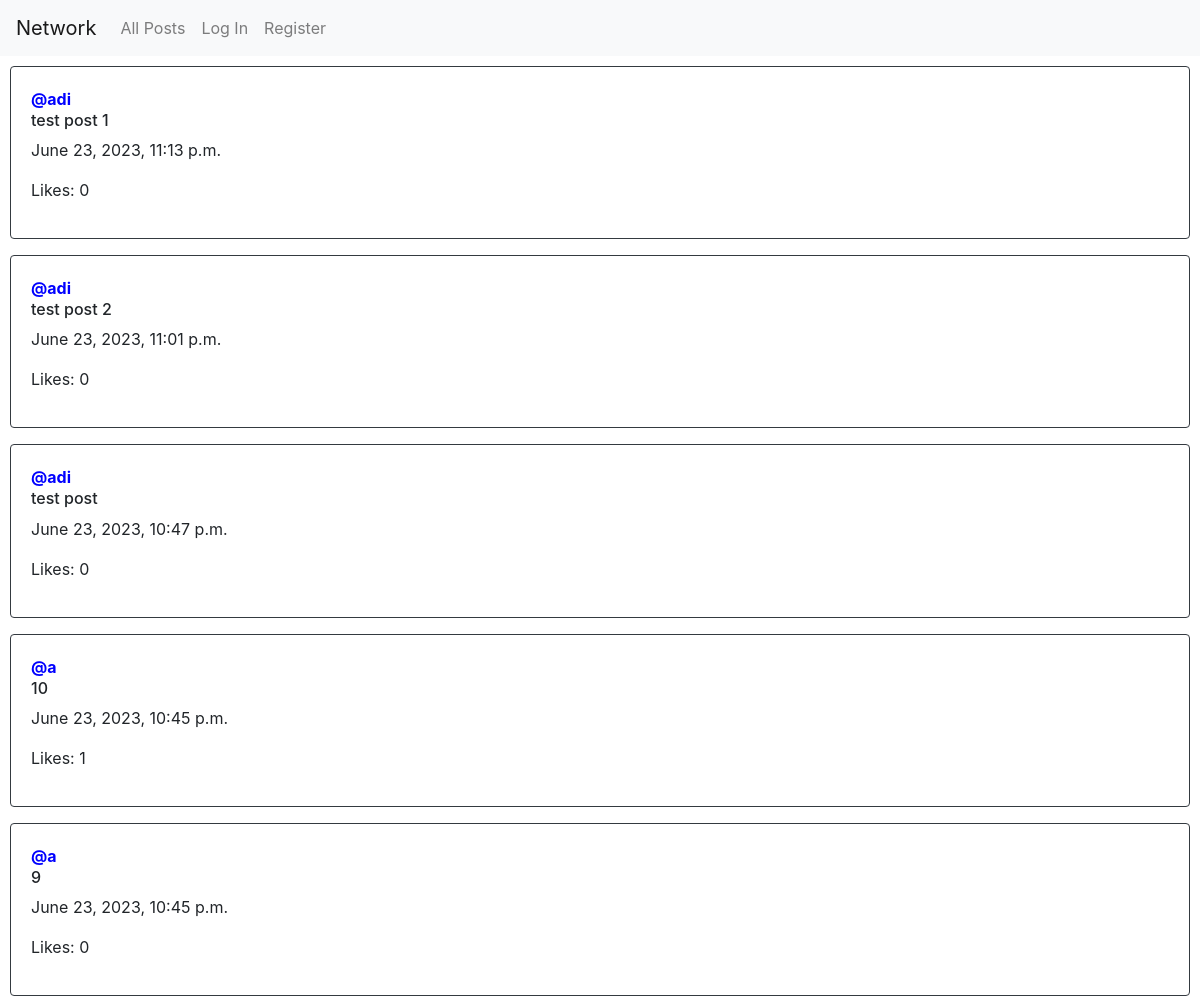
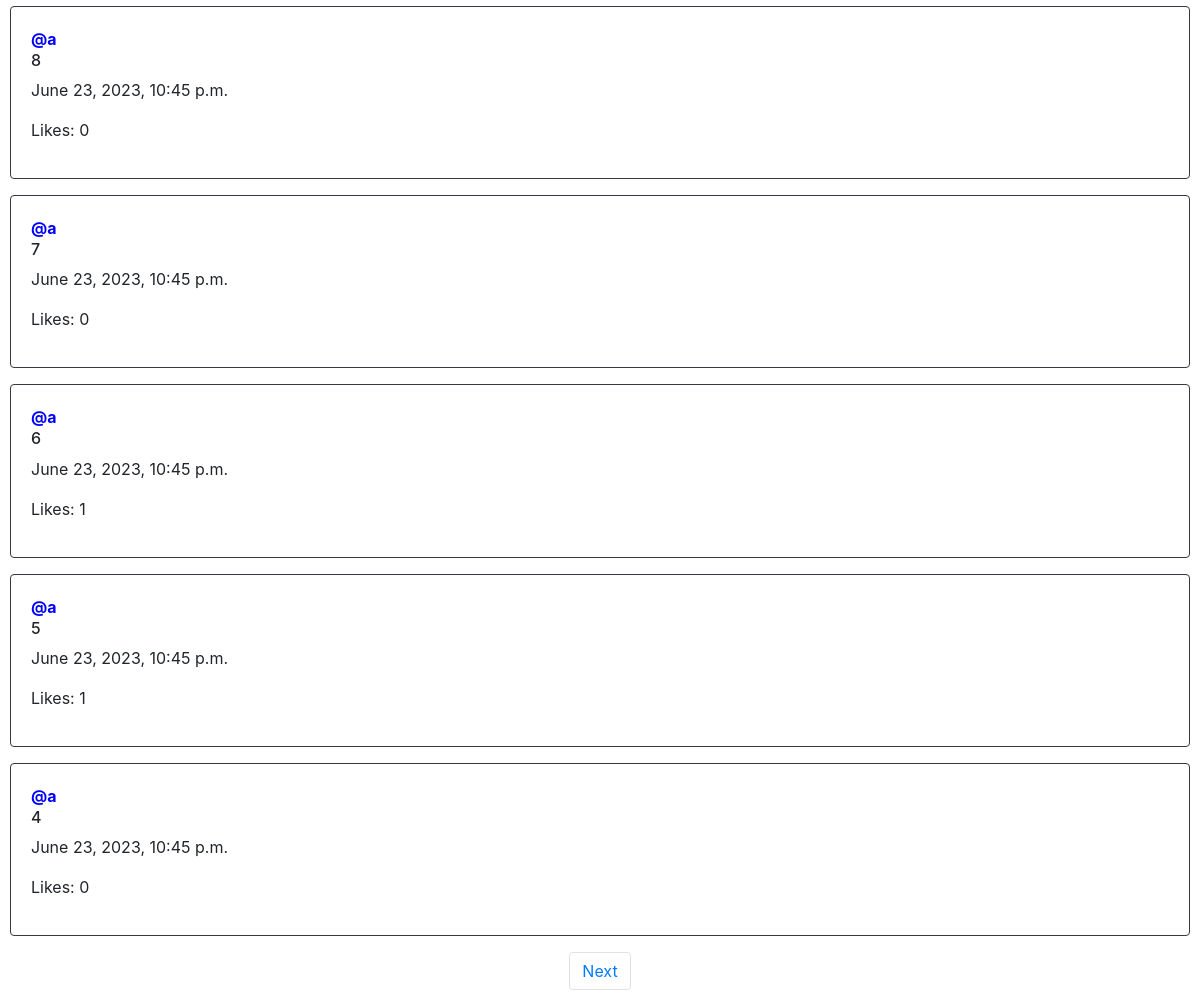
The page / on the database its author committed (2 pictures, top to bottom).
### network/models.py (models this page shows)
class Post(models.Model):
    user = models.ForeignKey(User, on_delete = models.CASCADE, related_name = "user")
    postText = models.CharField(max_length=1000)
    timestamp = models.DateTimeField(auto_now_add= True)
    postLikes =  models.IntegerField(default = 0)

class User(AbstractUser):
    pass

### network/views.py (the view)
# urls.py: path("", views.index, name="index"),
def index(request):
    if request.method == "GET":
        posts = Post.objects.all().order_by('-timestamp')
        print(posts)
        paginator = Paginator(posts, 10)
        page_number = request.GET.get('page')
        postsOfPage = paginator.get_page(page_number)
        currentUser = request.user
        likedPosts = Like.objects.all()
        currentUserLiked = []
        try:
            for like in likedPosts:
                if like.user.id == currentUser.id:
                    currentUserLiked.append(like.post.id)
        except:
            currentUserLiked = []
        return render(request, "network/index.html", {
            "posts": postsOfPage,
            "likedPosts": currentUserLiked
        })

### network/templates/network/index.html (shortened to what this page needs)
{% extends "network/layout.html" %}
{% block body %}
    {% for post in posts %}
    <div class="card border-dark mb-3" style="width: 100%;">
        <div class="card-body">
            <a style = "color: blue;" href="{% url 'profile' post.user.id %}"><strong>@{{ post.user }}</strong></a>
            <h6 id = "textBox{{ post.id }}">{{ post.postText }}</h6>
            <p>{{ post.timestamp }}</p>
            <div id = "likeCount{{ post.id }}">
                <p>Likes: {{ post.postLikes }}</p>
            </div>
        </div>
      </div>
    {% endfor %}
    <nav aria-label="Page navigation example">
        <ul class="pagination justify-content-center">
            {% if posts.has_next %}
                <li class="page-item"><a class="page-link" href="?page={{ posts.next_page_number }}">Next</a></li>
            {% endif %}
        </ul>
    </nav>
{% endblock %}

### rows shown on the page
Post: user "adi", postText "test post 1", timestamp "June 23, 2023, 11:13 p.m.", postLikes "0"
Post: user "adi", postText "test post 2", timestamp "June 23, 2023, 11:01 p.m.", postLikes "0"
Post: user "adi", postText "test post", timestamp "June 23, 2023, 10:47 p.m.", postLikes "0"
Post: user "a", postText "10", timestamp "June 23, 2023, 10:45 p.m.", postLikes "1"
Post: user "a", postText "9", timestamp "June 23, 2023, 10:45 p.m.", postLikes "0"
Post: user "a", postText "8", timestamp "June 23, 2023, 10:45 p.m.", postLikes "0"
Post: user "a", postText "7", timestamp "June 23, 2023, 10:45 p.m.", postLikes "0"
Post: user "a", postText "6", timestamp "June 23, 2023, 10:45 p.m.", postLikes "1"
Post: user "a", postText "5", timestamp "June 23, 2023, 10:45 p.m.", postLikes "1"
Post: user "a", postText "4", timestamp "June 23, 2023, 10:45 p.m.", postLikes "0"
